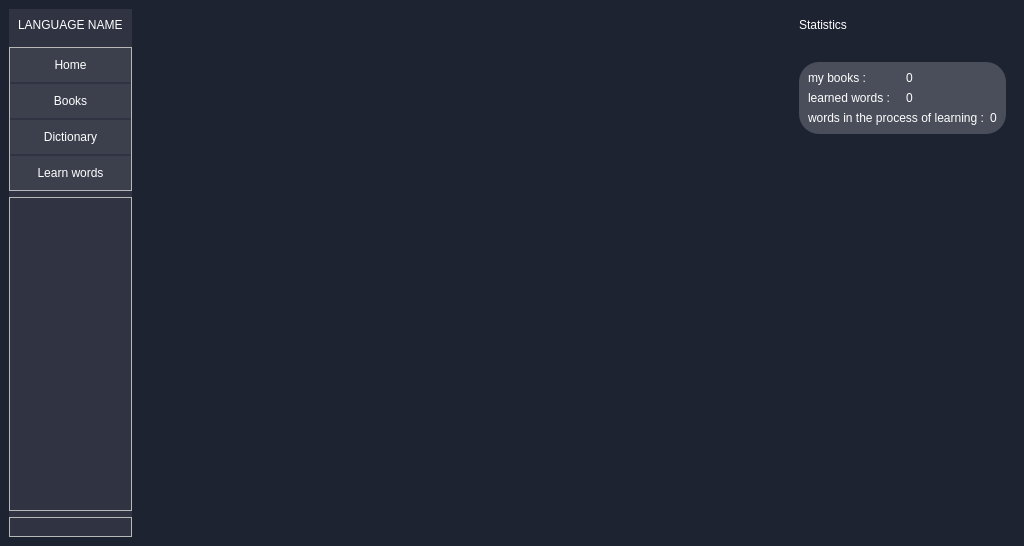
<?xml version="1.0" encoding="UTF-8"?>
<ui version="4.0">
 <class>Form</class>
 <widget class="QWidget" name="Form">
  <property name="geometry">
   <rect>
    <x>0</x>
    <y>0</y>
    <width>1024</width>
    <height>546</height>
   </rect>
  </property>
  <property name="windowTitle">
   <string>Form</string>
  </property>
  <property name="styleSheet">
   <string notr="true">#widget{
	background-color: rgba(30, 35, 50, 255);
}

#left_menu{
	background-color: rgba(255, 255, 255, 20);
}

QPushButton{
	padding: 10px, 10px;
	padding-right: 10px;
	padding-left: 10px;
	border: none;
	border-radius: 10px;
	
	background-color: rgba(255, 255, 255, 15);
	color: rgb(255, 255, 255);
	
	font: 63 12pt &quot;Bahnschrift SemiBold SemiConden&quot;;
}

QPushButton:hover{
	background-color: rgba(255, 255, 255, 5);
	color: rgb(200, 200, 200)
}

QLabel{
	color: rgb(255, 255, 255);
	font: 63 12pt &quot;Bahnschrift SemiBold SemiConden&quot;;
}</string>
  </property>
  <layout class="QHBoxLayout" name="horizontalLayout">
   <property name="leftMargin">
    <number>0</number>
   </property>
   <property name="topMargin">
    <number>0</number>
   </property>
   <property name="rightMargin">
    <number>0</number>
   </property>
   <property name="bottomMargin">
    <number>0</number>
   </property>
   <item>
    <widget class="QWidget" name="widget" native="true">
     <property name="styleSheet">
      <string notr="true"/>
     </property>
     <layout class="QHBoxLayout" name="horizontalLayout_2">
      <item>
       <widget class="QWidget" name="left_menu" native="true">
        <property name="styleSheet">
         <string notr="true"/>
        </property>
        <layout class="QVBoxLayout" name="verticalLayout_9">
         <property name="leftMargin">
          <number>0</number>
         </property>
         <property name="topMargin">
          <number>0</number>
         </property>
         <property name="rightMargin">
          <number>0</number>
         </property>
         <property name="bottomMargin">
          <number>0</number>
         </property>
         <item>
          <widget class="QWidget" name="widget_4" native="true">
           <layout class="QHBoxLayout" name="horizontalLayout_11">
            <item>
             <widget class="QLabel" name="label_for_language_name">
              <property name="text">
               <string>LANGUAGE NAME</string>
              </property>
             </widget>
            </item>
           </layout>
          </widget>
         </item>
         <item>
          <widget class="QFrame" name="left_menu_top_frame">
           <property name="styleSheet">
            <string notr="true">QPushButton{
	border: none;
	border-radius: 0px;
}</string>
           </property>
           <property name="frameShape">
            <enum>QFrame::StyledPanel</enum>
           </property>
           <property name="frameShadow">
            <enum>QFrame::Raised</enum>
           </property>
           <layout class="QVBoxLayout" name="verticalLayout_10">
            <property name="spacing">
             <number>2</number>
            </property>
            <property name="leftMargin">
             <number>0</number>
            </property>
            <property name="topMargin">
             <number>0</number>
            </property>
            <property name="rightMargin">
             <number>0</number>
            </property>
            <property name="bottomMargin">
             <number>0</number>
            </property>
            <item>
             <widget class="QPushButton" name="home_btn">
              <property name="text">
               <string>Home</string>
              </property>
             </widget>
            </item>
            <item>
             <widget class="QPushButton" name="books_btn">
              <property name="text">
               <string>Books</string>
              </property>
             </widget>
            </item>
            <item>
             <widget class="QPushButton" name="dictionary_btn">
              <property name="text">
               <string>Dictionary</string>
              </property>
             </widget>
            </item>
            <item>
             <widget class="QPushButton" name="learn_words_btn">
              <property name="text">
               <string>Learn words</string>
              </property>
             </widget>
            </item>
           </layout>
          </widget>
         </item>
         <item>
          <widget class="QFrame" name="left_menu_center_frame">
           <property name="sizePolicy">
            <sizepolicy hsizetype="Preferred" vsizetype="Expanding">
             <horstretch>0</horstretch>
             <verstretch>0</verstretch>
            </sizepolicy>
           </property>
           <property name="frameShape">
            <enum>QFrame::StyledPanel</enum>
           </property>
           <property name="frameShadow">
            <enum>QFrame::Raised</enum>
           </property>
          </widget>
         </item>
         <item alignment="Qt::AlignBottom">
          <widget class="QFrame" name="left_menu_bottom_frame">
           <property name="frameShape">
            <enum>QFrame::StyledPanel</enum>
           </property>
           <property name="frameShadow">
            <enum>QFrame::Raised</enum>
           </property>
           <layout class="QVBoxLayout" name="verticalLayout_11"/>
          </widget>
         </item>
        </layout>
       </widget>
      </item>
      <item>
       <widget class="QStackedWidget" name="stackedWidget">
        <property name="sizePolicy">
         <sizepolicy hsizetype="Preferred" vsizetype="Preferred">
          <horstretch>0</horstretch>
          <verstretch>0</verstretch>
         </sizepolicy>
        </property>
        <property name="minimumSize">
         <size>
          <width>0</width>
          <height>0</height>
         </size>
        </property>
        <property name="styleSheet">
         <string notr="true">QWidget{
	background-color: transparent;
}</string>
        </property>
        <widget class="QWidget" name="home_page">
         <property name="styleSheet">
          <string notr="true">#widget_for_number_statistics{
	background-color: rgba(255, 255, 255, 50);
	border-radius: 20px;
}

#scrollArea_for_recommended_books{
	background-color: rgba(255, 255, 255, 200);
	border-radius: 20px;
}</string>
         </property>
         <layout class="QHBoxLayout" name="horizontalLayout_3">
          <property name="leftMargin">
           <number>0</number>
          </property>
          <property name="topMargin">
           <number>0</number>
          </property>
          <property name="rightMargin">
           <number>0</number>
          </property>
          <property name="bottomMargin">
           <number>0</number>
          </property>
          <item>
           <widget class="QWidget" name="central_menu" native="true">
            <property name="sizePolicy">
             <sizepolicy hsizetype="Expanding" vsizetype="Preferred">
              <horstretch>0</horstretch>
              <verstretch>0</verstretch>
             </sizepolicy>
            </property>
            <layout class="QVBoxLayout" name="verticalLayout_7"/>
           </widget>
          </item>
          <item>
           <widget class="QWidget" name="right_menu" native="true">
            <layout class="QVBoxLayout" name="verticalLayout_4">
             <property name="spacing">
              <number>30</number>
             </property>
             <item>
              <widget class="QLabel" name="label_8">
               <property name="text">
                <string>Statistics</string>
               </property>
              </widget>
             </item>
             <item>
              <widget class="QWidget" name="widget_for_number_statistics" native="true">
               <layout class="QVBoxLayout" name="verticalLayout_8">
                <item>
                 <layout class="QHBoxLayout" name="horizontalLayout_6">
                  <item>
                   <widget class="QLabel" name="label_2">
                    <property name="text">
                     <string>my books :</string>
                    </property>
                   </widget>
                  </item>
                  <item>
                   <widget class="QLabel" name="label_books_count">
                    <property name="text">
                     <string>0</string>
                    </property>
                   </widget>
                  </item>
                 </layout>
                </item>
                <item>
                 <layout class="QHBoxLayout" name="horizontalLayout_7">
                  <item>
                   <widget class="QLabel" name="label_4">
                    <property name="text">
                     <string>learned words : </string>
                    </property>
                   </widget>
                  </item>
                  <item>
                   <widget class="QLabel" name="label_learned_words_count">
                    <property name="text">
                     <string>0</string>
                    </property>
                   </widget>
                  </item>
                 </layout>
                </item>
                <item>
                 <layout class="QHBoxLayout" name="horizontalLayout_8">
                  <item>
                   <widget class="QLabel" name="label_6">
                    <property name="text">
                     <string>words in the process of learning :</string>
                    </property>
                   </widget>
                  </item>
                  <item>
                   <widget class="QLabel" name="label_unlearned_words_count">
                    <property name="text">
                     <string>0</string>
                    </property>
                   </widget>
                  </item>
                 </layout>
                </item>
               </layout>
              </widget>
             </item>
             <item>
              <widget class="QWidget" name="widget_2" native="true">
               <property name="sizePolicy">
                <sizepolicy hsizetype="Preferred" vsizetype="Expanding">
                 <horstretch>0</horstretch>
                 <verstretch>0</verstretch>
                </sizepolicy>
               </property>
              </widget>
             </item>
            </layout>
           </widget>
          </item>
         </layout>
        </widget>
        <widget class="QWidget" name="books_page">
         <layout class="QHBoxLayout" name="horizontalLayout_4">
          <property name="leftMargin">
           <number>0</number>
          </property>
          <property name="topMargin">
           <number>0</number>
          </property>
          <property name="rightMargin">
           <number>0</number>
          </property>
          <property name="bottomMargin">
           <number>0</number>
          </property>
          <item>
           <widget class="QWidget" name="central_menu_books_page" native="true">
            <property name="sizePolicy">
             <sizepolicy hsizetype="Expanding" vsizetype="Preferred">
              <horstretch>0</horstretch>
              <verstretch>0</verstretch>
             </sizepolicy>
            </property>
            <layout class="QVBoxLayout" name="verticalLayout">
             <item>
              <widget class="QLabel" name="label_9">
               <property name="text">
                <string>My books :</string>
               </property>
              </widget>
             </item>
             <item>
              <widget class="QScrollArea" name="scrollArea_for_books_page">
               <property name="styleSheet">
                <string notr="true">border: none</string>
               </property>
               <property name="widgetResizable">
                <bool>true</bool>
               </property>
               <widget class="QWidget" name="scrollAreaWidgetContents_2">
                <property name="geometry">
                 <rect>
                  <x>0</x>
                  <y>0</y>
                  <width>820</width>
                  <height>442</height>
                 </rect>
                </property>
                <layout class="QVBoxLayout" name="verticalLayout_3">
                 <property name="leftMargin">
                  <number>0</number>
                 </property>
                 <property name="topMargin">
                  <number>0</number>
                 </property>
                 <property name="rightMargin">
                  <number>0</number>
                 </property>
                 <property name="bottomMargin">
                  <number>0</number>
                 </property>
                 <item>
                  <layout class="QVBoxLayout" name="verticalLayout_for_books_page"/>
                 </item>
                </layout>
               </widget>
              </widget>
             </item>
             <item>
              <widget class="QPushButton" name="add_book_btn">
               <property name="sizePolicy">
                <sizepolicy hsizetype="Fixed" vsizetype="Fixed">
                 <horstretch>0</horstretch>
                 <verstretch>0</verstretch>
                </sizepolicy>
               </property>
               <property name="text">
                <string>Add new book</string>
               </property>
              </widget>
             </item>
            </layout>
           </widget>
          </item>
          <item>
           <widget class="QWidget" name="right_menu_books_page" native="true">
            <layout class="QVBoxLayout" name="verticalLayout_5"/>
           </widget>
          </item>
         </layout>
        </widget>
        <widget class="QWidget" name="dictionary_page">
         <layout class="QHBoxLayout" name="horizontalLayout_5">
          <property name="leftMargin">
           <number>0</number>
          </property>
          <property name="topMargin">
           <number>0</number>
          </property>
          <property name="rightMargin">
           <number>0</number>
          </property>
          <property name="bottomMargin">
           <number>0</number>
          </property>
          <item>
           <widget class="QWidget" name="central_menu_3" native="true">
            <property name="sizePolicy">
             <sizepolicy hsizetype="Expanding" vsizetype="Preferred">
              <horstretch>0</horstretch>
              <verstretch>0</verstretch>
             </sizepolicy>
            </property>
            <layout class="QVBoxLayout" name="verticalLayout_2">
             <item>
              <widget class="QLabel" name="label_11">
               <property name="text">
                <string>dictionary</string>
               </property>
              </widget>
             </item>
             <item>
              <widget class="QScrollArea" name="scrollArea">
               <property name="styleSheet">
                <string notr="true">border: none;</string>
               </property>
               <property name="widgetResizable">
                <bool>true</bool>
               </property>
               <widget class="QWidget" name="scrollAreaWidgetContents_3">
                <property name="geometry">
                 <rect>
                  <x>0</x>
                  <y>0</y>
                  <width>98</width>
                  <height>28</height>
                 </rect>
                </property>
                <layout class="QVBoxLayout" name="verticalLayout_15">
                 <item>
                  <layout class="QVBoxLayout" name="verticalLayout_for_dictionary_page"/>
                 </item>
                </layout>
               </widget>
              </widget>
             </item>
            </layout>
           </widget>
          </item>
          <item>
           <widget class="QWidget" name="right_menu_3" native="true">
            <layout class="QVBoxLayout" name="verticalLayout_6"/>
           </widget>
          </item>
         </layout>
        </widget>
        <widget class="QWidget" name="learn_words_page">
         <layout class="QHBoxLayout" name="horizontalLayout_12">
          <item>
           <widget class="QWidget" name="central_menu_4" native="true">
            <property name="sizePolicy">
             <sizepolicy hsizetype="Expanding" vsizetype="Preferred">
              <horstretch>0</horstretch>
              <verstretch>0</verstretch>
             </sizepolicy>
            </property>
            <layout class="QVBoxLayout" name="verticalLayout_13">
             <item>
              <widget class="QPushButton" name="start_learn_words_btn">
               <property name="styleSheet">
                <string notr="true">background-color: rgba(255, 255, 255, 50);</string>
               </property>
               <property name="text">
                <string>Start training</string>
               </property>
              </widget>
             </item>
             <item>
              <layout class="QVBoxLayout" name="verticalLayout_for_training"/>
             </item>
            </layout>
           </widget>
          </item>
          <item>
           <widget class="QWidget" name="right_menu_4" native="true">
            <layout class="QVBoxLayout" name="verticalLayout_12"/>
           </widget>
          </item>
         </layout>
        </widget>
        <widget class="QWidget" name="read_current_book_page">
         <layout class="QHBoxLayout" name="horizontalLayout_9">
          <item>
           <widget class="QWidget" name="central_menu_current_book_page" native="true">
            <property name="sizePolicy">
             <sizepolicy hsizetype="MinimumExpanding" vsizetype="Preferred">
              <horstretch>0</horstretch>
              <verstretch>0</verstretch>
             </sizepolicy>
            </property>
            <layout class="QVBoxLayout" name="verticalLayout_14">
             <item>
              <widget class="QLabel" name="label_for_current_book_page_for_book_name">
               <property name="text">
                <string>CURRENT_BOOK_NAME</string>
               </property>
              </widget>
             </item>
             <item>
              <widget class="QWidget" name="widget_for_book_content" native="true">
               <property name="sizePolicy">
                <sizepolicy hsizetype="Preferred" vsizetype="Expanding">
                 <horstretch>0</horstretch>
                 <verstretch>0</verstretch>
                </sizepolicy>
               </property>
               <property name="styleSheet">
                <string notr="true">*{
	background-color: rgb(255, 255, 255);

	border-radius: 20px;

	padding: 10px, 10px;
	padding-right: 10px;
	padding-left: 10px;

	font: 63 10pt &quot;Bahnschrift SemiBold SemiConden&quot;;

	font-color: rgba(30, 35, 50, 255);
}</string>
               </property>
               <layout class="QVBoxLayout" name="verticalLayout_17">
                <property name="leftMargin">
                 <number>0</number>
                </property>
                <property name="topMargin">
                 <number>0</number>
                </property>
                <property name="rightMargin">
                 <number>0</number>
                </property>
                <property name="bottomMargin">
                 <number>0</number>
                </property>
                <item>
                 <layout class="QVBoxLayout" name="verticalLayout_for_book_content"/>
                </item>
               </layout>
              </widget>
             </item>
             <item>
              <widget class="QWidget" name="widget_3" native="true">
               <layout class="QHBoxLayout" name="horizontalLayout_13">
                <property name="leftMargin">
                 <number>0</number>
                </property>
                <property name="topMargin">
                 <number>0</number>
                </property>
                <property name="rightMargin">
                 <number>0</number>
                </property>
                <property name="bottomMargin">
                 <number>0</number>
                </property>
                <item alignment="Qt::AlignLeft">
                 <widget class="QPushButton" name="previous_page_btn">
                  <property name="text">
                   <string>Previous page</string>
                  </property>
                 </widget>
                </item>
                <item alignment="Qt::AlignRight">
                 <widget class="QPushButton" name="next_page_btn">
                  <property name="text">
                   <string>Next page</string>
                  </property>
                 </widget>
                </item>
               </layout>
              </widget>
             </item>
            </layout>
           </widget>
          </item>
          <item>
           <widget class="QWidget" name="right_menu_current_book_page" native="true">
            <property name="sizePolicy">
             <sizepolicy hsizetype="Expanding" vsizetype="Preferred">
              <horstretch>0</horstretch>
              <verstretch>0</verstretch>
             </sizepolicy>
            </property>
            <property name="minimumSize">
             <size>
              <width>0</width>
              <height>0</height>
             </size>
            </property>
            <layout class="QHBoxLayout" name="horizontalLayout_10">
             <property name="leftMargin">
              <number>0</number>
             </property>
             <property name="topMargin">
              <number>0</number>
             </property>
             <property name="rightMargin">
              <number>0</number>
             </property>
             <property name="bottomMargin">
              <number>0</number>
             </property>
             <item>
              <layout class="QVBoxLayout" name="verticalLayout_right_menu_current_book_page"/>
             </item>
            </layout>
           </widget>
          </item>
         </layout>
        </widget>
       </widget>
      </item>
     </layout>
    </widget>
   </item>
  </layout>
 </widget>
 <resources/>
 <connections/>
</ui>
